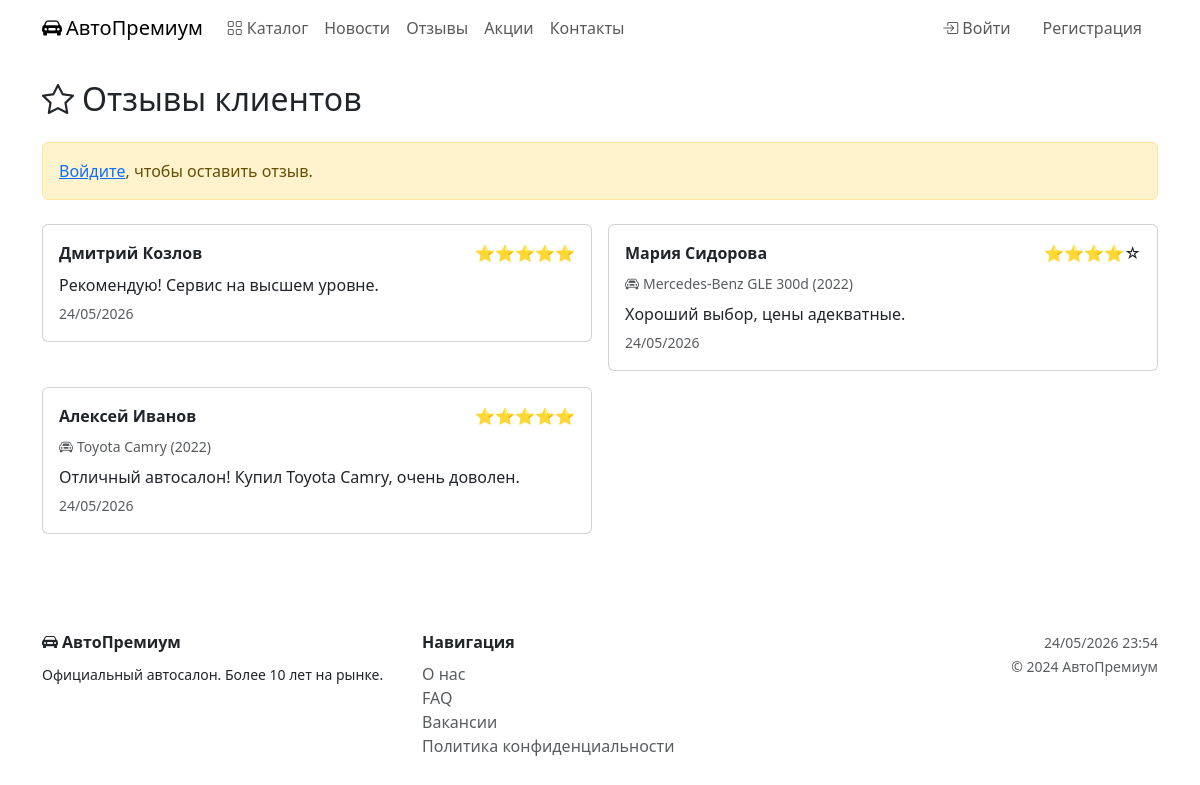
The page /reviews/ on the database as committed earlier.
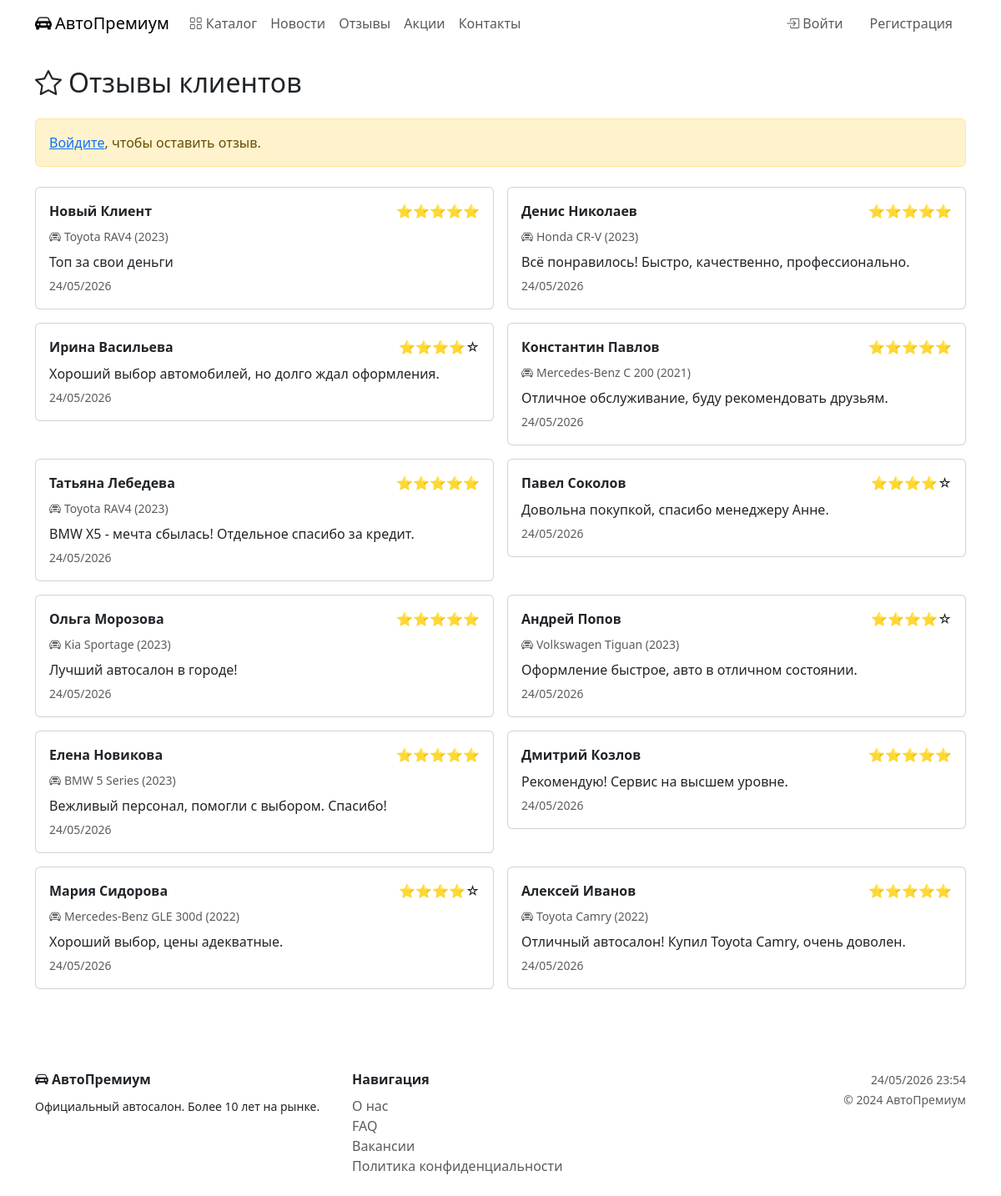
The same page on the database as committed later.
### catalog/models.py (models this page shows, shortened)
class Review(models.Model):
    RATING_CHOICES = [(i, str(i)) for i in range(1, 6)]
    client = models.ForeignKey(
        Client, on_delete=models.CASCADE,
        related_name='reviews', verbose_name='Клиент'
    )
    car = models.ForeignKey(
        Car, on_delete=models.SET_NULL, null=True, blank=True,
        related_name='reviews', verbose_name='Автомобиль'
    )
    rating = models.PositiveSmallIntegerField('Оценка', choices=RATING_CHOICES)
    text = models.TextField('Текст отзыва')
    created_at = models.DateTimeField('Дата', auto_now_add=True)
    class Meta:
        verbose_name = 'Отзыв'
        verbose_name_plural = 'Отзывы'
        ordering = ['-created_at']

class Client(models.Model):
    user = models.OneToOneField(
        User, on_delete=models.CASCADE,
        related_name='client_profile', verbose_name='Пользователь'
    )
    last_name = models.CharField('Фамилия', max_length=100, blank=True)
    first_name = models.CharField('Имя', max_length=100, blank=True)
    patronymic = models.CharField('Отчество', max_length=100, blank=True)
    phone = models.CharField('Телефон', max_length=20, validators=[validate_phone])
    email = models.EmailField('Email')
    address = models.CharField('Адрес', max_length=255, blank=True)
    city = models.CharField('Город', max_length=100, blank=True)
    birth_date = models.DateField('Дата рождения', validators=[validate_adult])
    passport_series = models.CharField('Серия паспорта', max_length=10, blank=True)
    passport_number = models.CharField('Номер паспорта', max_length=20, blank=True)
    created_at = models.DateTimeField('Зарегистрирован', auto_now_add=True)
    class Meta:
        verbose_name = 'Клиент'
        verbose_name_plural = 'Клиенты'
        ordering = ['last_name', 'first_name']

class Car(models.Model):
    TRANSMISSION_CHOICES = [
        ('MT', 'Механика'), ('AT', 'Автомат'),
        ('CVT', 'Вариатор'), ('DCT', 'Робот'),
    ]
    FUEL_CHOICES = [
        ('petrol', 'Бензин'), ('diesel', 'Дизель'),
        ('electric', 'Электро'), ('hybrid', 'Гибрид'),
    ]
    STATUS_CHOICES = [
        ('available', 'В наличии'),
        ('reserved', 'Зарезервирован'),
        ('sold', 'Продан'),
    ]
    vin = models.CharField('VIN', max_length=17, unique=True)
    name = models.CharField('Модель', max_length=200)
    manufacturer = models.ForeignKey(
        Manufacturer, on_delete=models.PROTECT,
        related_name='cars', verbose_name='Производитель'
    )
    car_type = models.ForeignKey(
        CarType, on_delete=models.PROTECT,
        related_name='cars', verbose_name='Тип кузова'
    )
    year = models.PositiveSmallIntegerField('Год выпуска')
    price = models.DecimalField('Цена (BYN)', max_digits=12, decimal_places=2)
    mileage = models.PositiveIntegerField('Пробег (км)', default=0)
    color = models.CharField('Цвет', max_length=50)
    transmission = models.CharField('Трансмиссия', max_length=3, choices=TRANSMISSION_CHOICES)
    fuel = models.CharField('Тип топлива', max_length=10, choices=FUEL_CHOICES)
    engine_volume = models.DecimalField('Объём двигателя (л)', max_digits=4, decimal_places=1)
    horsepower = models.PositiveSmallIntegerField('Мощность (л.с.)')
    description = models.TextField('Описание', blank=True)
    photo = models.ImageField('Фото', upload_to='cars/', blank=True, null=True)
    status = models.CharField('Статус', max_length=10, choices=STATUS_CHOICES, default='available')
    features = models.ManyToManyField(
        Feature, blank=True, related_name='cars', verbose_name='Опции'
    )
    created_at = models.DateTimeField('Добавлен', auto_now_add=True)
    updated_at = models.DateTimeField('Изменён', auto_now=True)
    class Meta:
        verbose_name = 'Автомобиль'
        verbose_name_plural = 'Автомобили'
        ordering = ['-created_at']
    def __str__(self):
        return f'{self.manufacturer.name} {self.name} ({self.year})'

class Manufacturer(models.Model):
    name = models.CharField('Название', max_length=100)
    country = models.CharField('Страна', max_length=100)
    website = models.URLField('Сайт', blank=True)
    logo = models.ImageField('Логотип', upload_to='manufacturers/', blank=True, null=True)
    class Meta:
        verbose_name = 'Производитель'
        verbose_name_plural = 'Производители'
        ordering = ['name']

### catalog/views.py (the view)
# urls.py: path('reviews/', views.reviews_list, name='reviews_list'),
def reviews_list(request):
    reviews     = Review.objects.select_related('client', 'car__manufacturer').all()
    review_form = None
    if request.user.is_authenticated and hasattr(request.user, 'client_profile'):
        review_form = ReviewForm()
    return render(request, 'catalog/reviews.html', {
        'reviews': reviews, 'review_form': review_form,
    })

### templates/catalog/reviews.html
{% extends 'base.html' %}{% block title %}Отзывы — АвтоПремиум{% endblock %}{% block content %}
<h2 class="text-gold mb-4"><i class="bi bi-star me-2"></i>Отзывы клиентов</h2>
{% if review_form %}
<div class="card mb-4">
  <div class="card-header text-gold">Оставить отзыв</div>
  <div class="card-body">
    <form method="post" action="{% url 'review_create' %}">
      {% csrf_token %}
      <input type="hidden" name="next" value="{{ request.path }}">
      {% for field in review_form %}
      <div class="mb-2">
        <label class="form-label text-muted small">{{ field.label }}</label>
        {{ field }}
        {% if field.errors %}<div class="text-danger small">{{ field.errors }}</div>{% endif %}
      </div>
      {% endfor %}
      <button type="submit" class="btn btn-gold">Отправить</button>
    </form>
  </div>
</div>
{% elif not user.is_authenticated %}
<div class="alert alert-warning mb-4">
  <a href="{% url 'login' %}">Войдите</a>, чтобы оставить отзыв.
</div>
{% endif %}
<div class="row g-3">
{% for review in reviews %}
<div class="col-md-6">
  <div class="card">
    <div class="card-body">
      <div class="d-flex justify-content-between mb-2">
        <strong>{{ review.client.user.get_full_name|default:review.client.user.username }}</strong>
        <span>{% for i in "12345" %}{% if forloop.counter <= review.rating %}⭐{% else %}☆{% endif %}{% endfor %}</span>
      </div>
      {% if review.car %}<div class="text-muted small mb-2"><i class="bi bi-car-front me-1"></i>{{ review.car }}</div>{% endif %}
      <p class="mb-1">{{ review.text }}</p>
      <small class="text-muted">{{ review.created_at|date:"d/m/Y" }}</small>
    </div>
  </div>
</div>
{% empty %}<div class="col-12 text-muted">Отзывов пока нет.</div>{% endfor %}
</div>{% endblock %}

Rows that differ between the two databases and show on the page:
added Review: client.user.get_full_name "Новый Клиент", rating 5 (drawn), car "Toyota RAV4 (2023)", text "Топ за свои деньги", created_at "24/05/2026"
added Review: client.user.get_full_name "Денис Николаев", rating 5 (drawn), car "Honda CR-V (2023)", text "Всё понравилось! Быстро, качественно, профессионально.", created_at "24/05/2026"
added Review: client.user.get_full_name "Ирина Васильева", rating 4 (drawn), text "Хороший выбор автомобилей, но долго ждал оформления.", created_at "24/05/2026"
added Review: client.user.get_full_name "Константин Павлов", rating 5 (drawn), car "Mercedes-Benz C 200 (2021)", text "Отличное обслуживание, буду рекомендовать друзьям.", created_at "24/05/2026"
added Review: client.user.get_full_name "Татьяна Лебедева", rating 5 (drawn), car "Toyota RAV4 (2023)", text "BMW X5 - мечта сбылась! Отдельное спасибо за кредит.", created_at "24/05/2026"
added Review: client.user.get_full_name "Павел Соколов", rating 4 (drawn), text "Довольна покупкой, спасибо менеджеру Анне.", created_at "24/05/2026"
added Review: client.user.get_full_name "Ольга Морозова", rating 5 (drawn), car "Kia Sportage (2023)", text "Лучший автосалон в городе!", created_at "24/05/2026"
added Review: client.user.get_full_name "Андрей Попов", rating 4 (drawn), car "Volkswagen Tiguan (2023)", text "Оформление быстрое, авто в отличном состоянии.", created_at "24/05/2026"
added Review: client.user.get_full_name "Елена Новикова", rating 5 (drawn), car "BMW 5 Series (2023)", text "Вежливый персонал, помогли с выбором. Спасибо!", created_at "24/05/2026"
